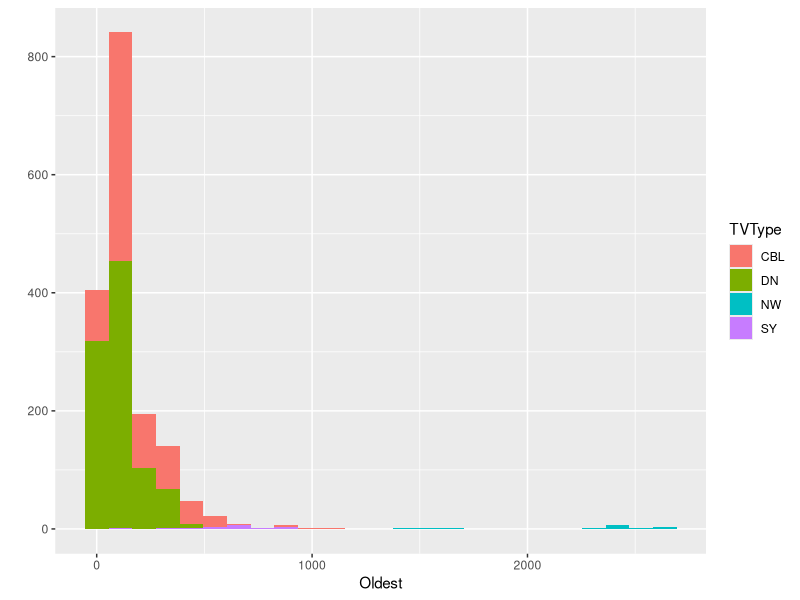
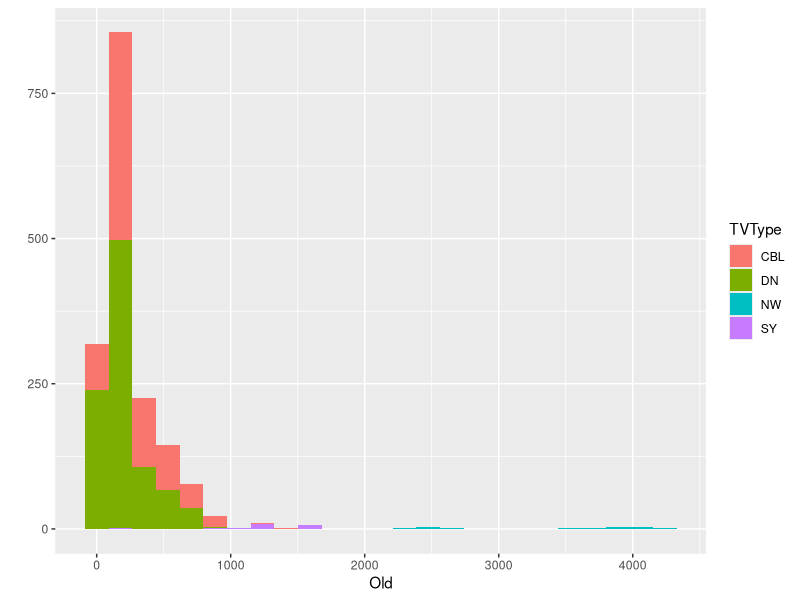
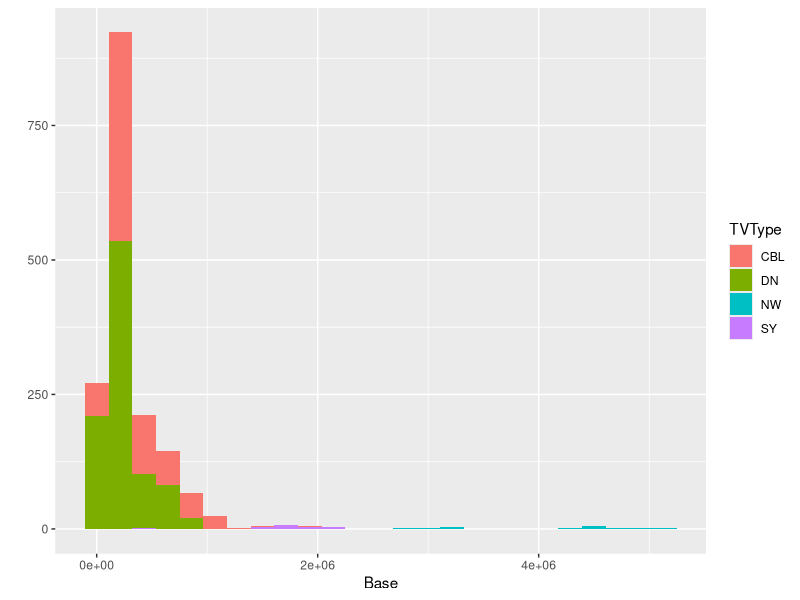
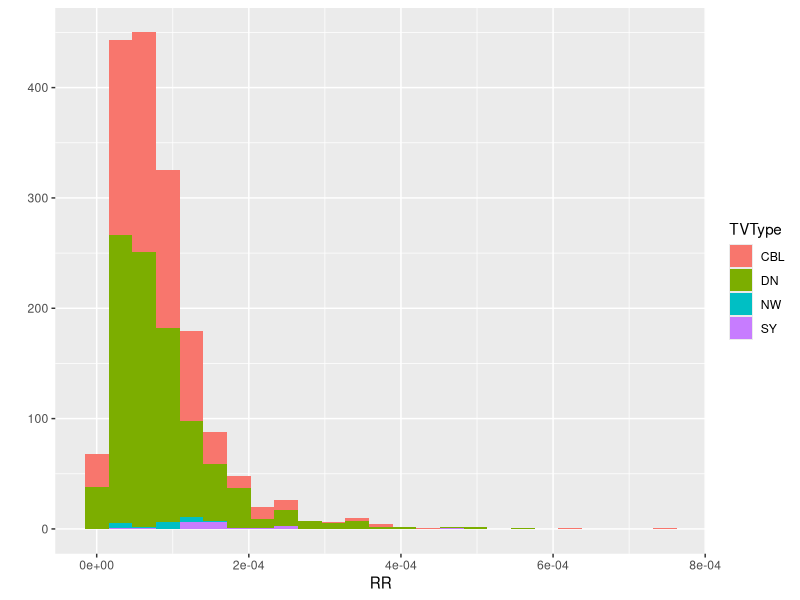
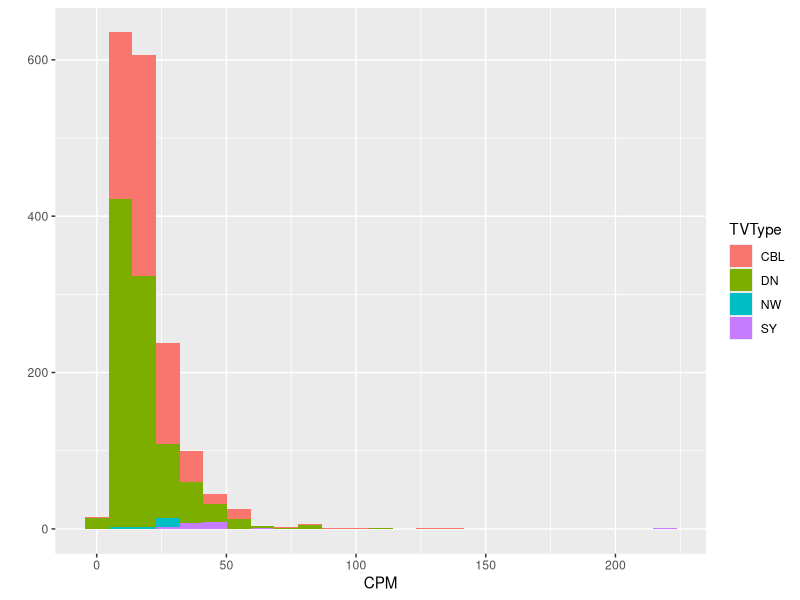
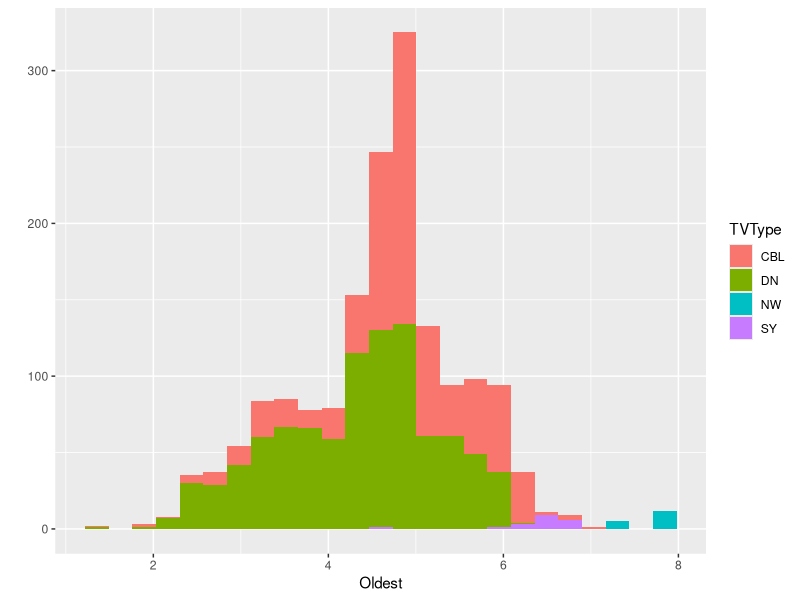
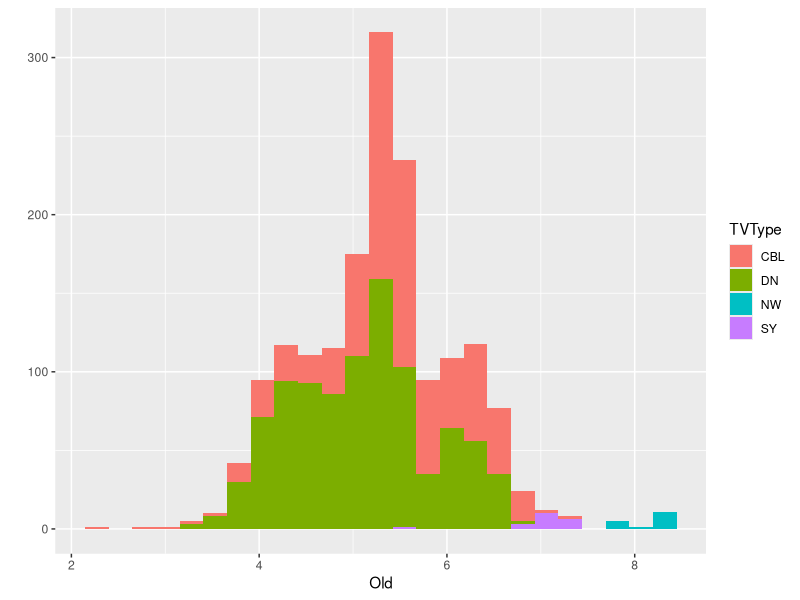
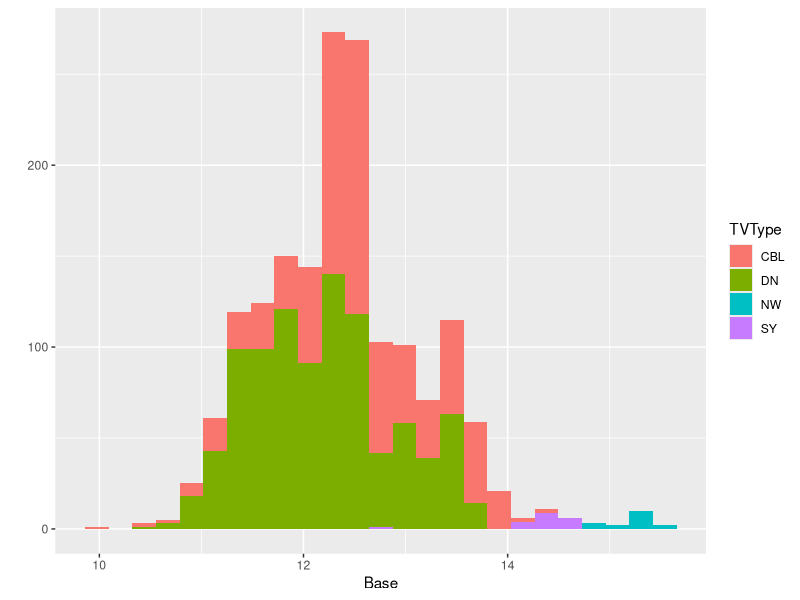

Reproduce these figures in R, in order.
# Miracle-Ear Response Rate

library(ggplot2)
library(caret)
library(dplyr)
library(MASS)

## Get Data

setwd("H:/direct_r/Miracle-Ear/Analytics/Funnel Analysis August 2017/M-ERR")

rrd<-read.csv("./ResponseRate.csv")


# create a vector of records with no NAs

completes<-complete.cases(rrd)

# drop NAs

rrd<-rrd[completes,]

# drop spots with $0 cost

rrd<-subset(rrd, rrd$SpotCost>0)

# convert some integers to factors

rrd$DayPart<-factor(rrd$DayPart)
rrd$Length<-factor(rrd$Length)

# convert spots with zero leads to small non-zero number

#zero<-sum(rrd$Leads==0)
#newlead<-1/zero
#rrd<-mutate(rrd, Leads = ifelse(test=Leads==0, yes=newlead, no=Leads))
#rrd$Leads<-as.numeric(format(round(rrd$Leads, 2), nsmall = 2))

# Drop spots with 0 leads

rrd<-subset(rrd, rrd$Leads>0)

# Change all syndication to DayPart=2
rrd<-mutate(rrd, DayPart = ifelse(test=TVType=="SY", yes="2", no=DayPart))

# Consolidate Dayparts
rrd<-mutate(rrd, DayPart = ifelse(test=DayPart=="1", yes="2", no=DayPart))
rrd<-mutate(rrd, DayPart = ifelse(test=DayPart=="3", yes="2", no=DayPart))
rrd<-mutate(rrd, DayPart = ifelse(test=DayPart=="6", yes="5", no=DayPart))
rrd<-mutate(rrd, DayPart = ifelse(test=DayPart=="2", yes="Day", no=DayPart))
rrd<-mutate(rrd, DayPart = ifelse(test=DayPart=="4", yes="Prime", no=DayPart))
rrd<-mutate(rrd, DayPart = ifelse(test=DayPart=="5", yes="OV", no=DayPart))
rrd<-mutate(rrd, DayPart = ifelse(test=DayPart=="7", yes="WE", no=DayPart))

# Create RR field and comp field (response rate and composition)

rrd$RR<-rrd$Leads/(rrd$Oldest*1000)
rrd$CPM<-rrd$SpotCost/rrd$Oldest

# Drop columns we don't need
rrd$Program<-NULL
rrd$Length<-NULL
rrd$Source<-NULL
rrd$SpotCost<-NULL
rrd$Calls<-NULL
rrd$Leads<-NULL

# Plots

qplot(Oldest, data=rrd, fill=TVType, bins=25)
qplot(Old, data=rrd, fill=TVType, bins=25)
qplot(Base, data=rrd, fill=TVType, bins=25)
qplot(RR, data=rrd, fill=TVType, bins=25)
qplot(CPM, data=rrd, fill=TVType, bins=25)

# No numeric variables have normal distribution - convert to log values

rrd$Oldest<-log(rrd$Oldest)
rrd$Old<-log(rrd$Old)
rrd$Base<-log(rrd$Base)
rrd$RR<-log(rrd$RR)
rrd$CPM<-log(rrd$CPM)

# Re-plot to see impact of log transformations

qplot(Oldest, data=rrd, fill=TVType, bins=25)
qplot(Old, data=rrd, fill=TVType, bins=25)
qplot(Base, data=rrd, fill=TVType, bins=25)
qplot(RR, data=rrd, fill=TVType, bins=25)
qplot(CPM, data=rrd, fill=TVType, bins=25)


# Boxplots to see relationships

p1<-ggplot(rrd, aes(x=DayPart, y=RR, fill=DayPart))+geom_boxplot()+ggtitle("RR by TVType, Daypart")+facet_grid(.~TVType)

p1

p2<-ggplot(rrd, aes(x=SpotName, y=RR, fill=SpotName))+geom_boxplot()+ggtitle("RR by Spot, TVType")+facet_grid(TVType~DayPart)+theme(legend.position = "none", axis.text.x = element_text(angle = 60,hjust = 1))

p2

p3<-ggplot(rrd, aes(x=ProgramType, y=RR, fill=ProgramType))+geom_boxplot()+ggtitle("RR by ProgramType, TVType")+facet_grid(.~TVType)+theme(legend.position = "none", axis.text.x = element_text(angle = 60,hjust = 1))

p3

# Split data into training and testing sets

set.seed(1234)

inTrain<-createDataPartition(y=rrd$RR, p=.8, list=F, times=1)
rrtrn<-rrd[inTrain,]
rrtst<-rrd[-inTrain,]

sum(rrtrn$TVType=="SY")
sum(rrtrn$TVType=="NW")
sum(rrtst$TVType=="SY")
sum(rrtst$TVType=="NW")


# Step-wise linear model to see what we get......

fit<-lm(RR~., data=rrtrn)
step<-stepAIC(fit, direction = "both")
step$anova

m1<-lm(RR ~ Month + DayPart + SpotName + Oldest + Base + CPM, data=rrtrn)

pred1<-predict(m1, rrtst)

rrtst$predRR<-pred1
